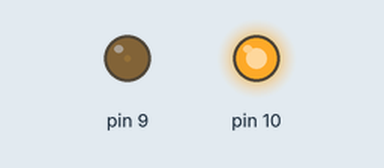
Recording of a sketch running on a simulated Arduino Uno, built with avr-gcc and run on an emulated ATmega328P. Shown: output pins drawn as LEDs (lit = HIGH).

Above: at 0.05 s.
At 0.65 s:
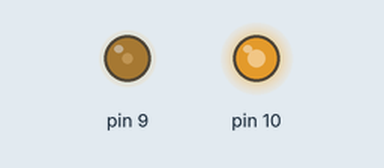
At 1.3 s:
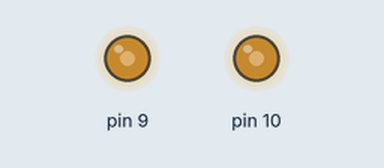
At 2.55 s:
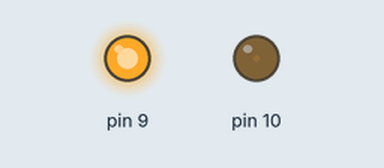
Timing chart, 0 to 5.9 s (numbered marks = the images above):
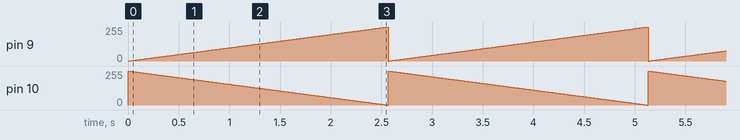

The sketch:

save.ino
```cpp
int x;
void setup() {
  // put your setup code here, to run once:
pinMode(9,OUTPUT);
pinMode(10,OUTPUT);
}

void loop() {
  // put your main code here, to run repeatedly:
for(x=0;x<256;x++){
analogWrite(9,x);
analogWrite(10,255-x);
delay(10);}
//for(x=255;x<-1;x--){
//analogWrite(9,x);
//analogWrite(10,255-x);
//delay(10);
//}
}
```

Measured:
- by itself, pin 9: ramps from 0/255 to 255/255 and jumps back, once every 2.6 s
- by itself, pin 10: ramps from 255/255 to 0/255 and jumps back, once every 2.6 s
